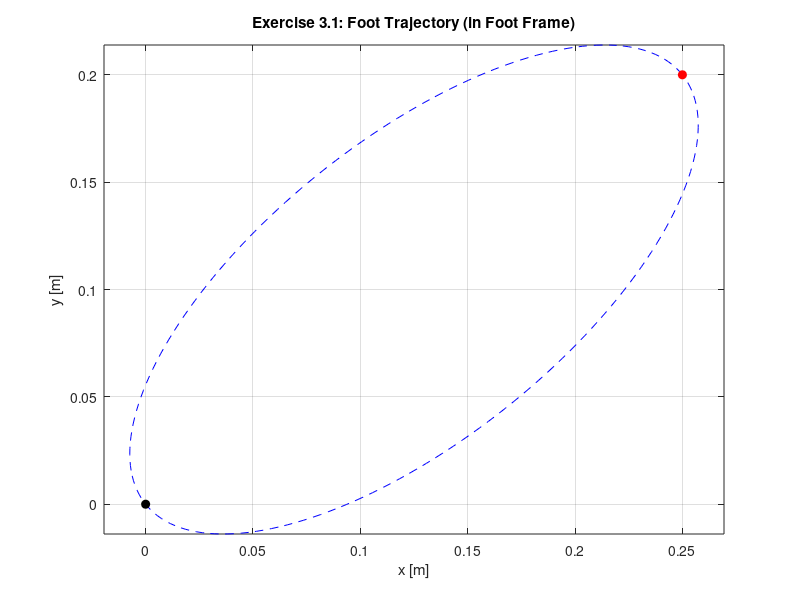

MATLAB code for this plot: (Note: this script raises an error after producing the figure.)
clear all; close all; clc;
addpath('../Industrial_Robotics_Library/'); %清空命令行窗口并添加路径

%对第一问的分析
L1 = 0.3;%Upper leg，单位是米
L2 = 0.4;%Lower leg
L0 = 0.4;%CoM到Joint 1的距离
%建立{S}、{F}、端点三个坐标系之间的平移关系
p_J1_S = [L0; 0; 0];% 关节1在空间坐标系{S}中的位置
p_J1_F = [0; 0.5; 0];% 关节1在足端坐标系{F}中的位置
p_F_J1 = -p_J1_F;%足端原点在关节1坐标系中的位置

S1 = [0; 0; 1; cross(-[0;0;1], [L0; 0; 0])];       % Joint 1 Screw
S2 = [0; 0; 1; cross(-[0;0;1], [L0+L1; 0; 0])];    % Joint 2 Screw
Slist = [S1, S2];

%椭圆轨迹的相关参数
x1 = 0; y1 = 0;%{F}坐标系中的轨迹起点
x2 = 0.25; y2 = 0.2;%{F}坐标系中的轨迹终点
e = 0.9;%该椭圆的偏心率
%对相关的参数进行计算，如半长轴等
dist = sqrt((x2-x1)^2 + (y2-y1)^2);%起点到终点的直线距离
a = dist / 2;%椭圆半长轴
b = a * sqrt(1 - e^2);%椭圆半短轴
w = atan2(y2-y1, x2-x1);%相对于X轴的旋转角
%输出计算后的结果
fprintf('a = %.4f, b = %.4f, w = %.4f rad\n', a, b, w);

%对椭圆的轨迹参数方程进行定义 
% (beta from pi to 0)
% Returns position relative to {F} origin
get_traj = @(beta) [(x1+x2)/2 + a*cos(beta)*cos(w) - b*sin(beta)*sin(w);(y1+y2)/2 + a*cos(beta)*sin(w) + b*sin(beta)*cos(w);0]; 
%椭圆在平面运动，所以x坐标(x1+x2)/2 + a*cos(beta)*cos(w) - b*sin(beta)*sin(w)
%Y坐标(y1+y2)/2 + a*cos(beta)*sin(w) + b*sin(beta)*cos(w)
%z坐标=0

% 绘制foot的轨迹
beta_plot = linspace(0, 2*pi, 200);%参数点200，数量可调
traj_points = zeros(3, length(beta_plot));
for i = 1:length(beta_plot)
    traj_points(:,i) = get_traj(beta_plot(i));
end

figure(1); %对图片进行设置
plot(traj_points(1,:), traj_points(2,:), 'b--'); hold on;
plot(x1, y1, 'ko', 'MarkerFaceColor', 'k'); text(x1, y1-0.05, 'Start');
plot(x2, y2, 'ro', 'MarkerFaceColor', 'r'); text(x2, y2+0.05, 'End');
axis equal; grid on;
title('Exercise 3.1: Foot Trajectory (in Foot Frame)');
xlabel('x [m]'); ylabel('y [m]');%设置单位

%2. Analytical Inverse Kinematics (3.2)
fprintf('\n3.2 Analytical IK\n');

% 起点和终点在{F}坐标系中的表示
P1_F = [x1; y1; 0];% Start position in {F}
P2_F = [x2; y2; 0];% End position in {F}
%转换到关节1的坐标系{J1}
P1_J1 = P1_F + p_F_J1;% in {J1}
P2_J1 = P2_F + p_F_J1;% in {J1}

% 数值解析方法求解逆运动学，暂未在library找到相关公式，定义一个新公式：
%function theta = analytical_IK(x, y, L1, L2)
theta_start = IK_2R_IKinBody(P1_J1(1), P1_J1(2), L1, L2);
theta_end = IK_2R_IKinBody(P2_J1(1), P2_J1(2), L1, L2);

%输出结果
fprintf('Configuration 1 (Start): x=%.2f, y=%.2f theta1=%.2f deg, theta2=%.2f deg\n', ...
    P1_J1(1), P1_J1(2), rad2deg(theta_start(1)), rad2deg(theta_start(2)));
fprintf('Configuration 2 (End):   x=%.2f, y=%.2f theta1=%.2f deg, theta2=%.2f deg\n', ...
    P2_J1(1), P2_J1(2), rad2deg(theta_end(1)), rad2deg(theta_end(2)));

%3. Velocity Search and Simulation(3.3, 3.4, 3.5)
fprintf('\n3.3 & 3.4 Numerical IK and Velocity Check\n');

theta_dot_max_limit = 5.0; % 关节最大允许的角速度约束[rad/s]
beta_dot_3 = 1.0;      %使用第3问中的数据 [rad/s]

%历史数据存储结构体
history.time = [];%用于存储方针时间序列
history.pos_S = [];% Foot position in Space Frame空间框架中的足部位置
history.theta = [];% Joint angles关节角度
history.vel_foot = [];% Foot Cartesian Velocity脚笛卡尔速度
history.vel_joint = [];% Joint Velocities关节速度

found_valid_beta_dot = false;%是否找到满足约束的beta_dot
beta_dot = beta_dot_3;%初始化beta_dot为beta_dot_3

while ~found_valid_beta_dot%若当前beta_dot不满足约束，就持续搜索
    dt = 0.02; %仿真时间步长
    T_total = pi / beta_dot; %轨迹总时间，由 beta 从 π 变化到 0 决定
    time = 0:dt:T_total;%时间序列
    
    max_q_vel = 0;%记录最大关节速度
    valid_run = true;
    
    for i = 1:length(time)
        t = time(i);% 当前仿真时刻
        beta = pi - beta_dot * t; % 当前椭圆轨迹参数 beta（线性随时间变化）
        
        %期望位置和速度
        p_d_F = get_traj(beta);% 当前时刻足端在 {F} 坐标系中的期望位置
        p_d_J1 = p_d_F + p_F_J1;%转换到关节1坐标系
        
        %由椭圆导数求笛卡尔速度（链式法则）
        dx_dbeta = -a*sin(beta)*cos(w) - b*cos(beta)*sin(w);%x速度
        dy_dbeta = -a*sin(beta)*sin(w) + b*cos(beta)*cos(w);%y速度
        v_d_J1 = [dx_dbeta; dy_dbeta] * (-beta_dot);%求导（链式法则）

        p_d_S = p_d_J1 + p_J1_S;% 转换到空间坐标系 {S}        
        % Inverse Kinematics，使用函数function theta = analytical_IK(x, y, L1, L2)
        % 使用忽略姿态约束的数值解法
        % 注意：我们需要传入空间坐标系下的目标点 p_d_S，而不是 p_d_J1
        % 并且需要传入 Slist, M 和一个初始猜测 theta_curr
        if i == 1
            theta_guess = [0; -0.5]; % 初始猜测
        else
            theta_guess = history.theta(:, end); % 使用上一步的结果作为猜测
        end
        
        % 调用新函数
        theta_sol = NumericalIK_PositionOnly(Slist, M, p_d_S, theta_guess);      
        %速度计算
        v_cart_F = [dx_dbeta; dy_dbeta; 0] * (-beta_dot);% 足端在 {F} 中的线速度

        % 当前足端位置对应的关节角，暂未在library找到相关公式，
        % 使用定义的新公式：analytical_IK
        theta_curr = IK_2R_IKinBody(p_d_J1(1), p_d_J1(2), L1, L2);
        
        %计算二维 2R 机械臂的雅可比矩阵，为方便计算，此处定义一个新公式
        J = JacobianSpace(Slist, theta_curr);
        q_dot = J(4:6, :) \ v_cart_F;
        
        % 检查奇点
        if cond(J) > 1e4%若雅可比矩阵条件数过大，接近奇异
            valid_run = false;
            break;
        end
        
        % Check max velocity constraint
        current_max_vel = max(abs(q_dot));
        if current_max_vel > max_q_vel
            max_q_vel = current_max_vel;
        end
        
        if current_max_vel > theta_dot_max_limit
            %若超过关节速度限制，则判定失败
            valid_run = false;
            break;
        end
    end
    
    fprintf('Testing beta_dot = %.2f rad/s Max Joint Vel = %.2f rad/s\n', ...
        beta_dot, max_q_vel);
    % 输出当前 beta_dot 的测试结果
    if valid_run
        found_valid_beta_dot = true;
        fprintf('SUCCESS beta_dot = %.2f satisfies constraints.\n', beta_dot);
    else
        % 若失败，则减小 beta_dot 重新测试
        beta_dot = beta_dot * 0.8;
    end
end

%4.完整轨迹生成与可视化
dt = 0.02;%仿真时间步长 
T_total = pi / beta_dot;%总轨迹时间
time = 0:dt:T_total;%时间序列

% Define Screw Axes for Home Config (Horizontal Extension)
% J1 at (L0,0), J2 at (L0+L1,0). Rot axes = Z (0,0,1).
S1 = [0; 0; 1; cross(-[0;0;1], [L0; 0; 0])];       % [0 0 1 0 -L0 0]
%第一关节的空间螺旋轴
S2 = [0; 0; 1; cross(-[0;0;1], [L0+L1; 0; 0])];    % [0 0 1 0 -(L0+L1) 0]
% 第二关节的空间螺旋轴
Slist = [S1, S2];% 构造螺旋轴矩阵，用于空间雅可比计算

for i = 1:length(time)
    t = time(i);
    beta = pi - beta_dot * t;%当前轨迹参数
    
    %位置
    p_d_F = get_traj(beta);% 足端在 {F} 坐标系中的位置
    p_d_J1 = p_d_F + p_F_J1;% 转换到 {J1}
    p_d_S = p_d_J1 + p_J1_S;% 转换到空间坐标系 {S}
    
    % Inverse Kinematics，使用函数function theta = analytical_IK(x, y, L1, L2)
    theta_sol = IK_2R_IKinBody(p_d_J1(1), p_d_J1(2), L1, L2);
    
    %速度计算
    dx_dbeta = -a*sin(beta)*cos(w) - b*cos(beta)*sin(w);
    dy_dbeta = -a*sin(beta)*sin(w) + b*cos(beta)*cos(w);
    v_cart_F = [dx_dbeta; dy_dbeta; 0] * (-beta_dot);% 足端在 {F} 中的线速度
    
    % Joint Velocity using Library JacobianSpace
    Js = JacobianSpace(Slist, theta_sol);%调用函数
    
    % Extract linear part of Jacobian and solve for joint velocities
    J_linear = Js(4:6, :);% 提取线速度部分的雅可比
    if det(J_linear'*J_linear) < 1e-6
        warning('Near Singularity at t=%.2f', t);
        theta_dot = [0;0];
    else
        theta_dot = pinv(J_linear) * v_cart_F;% 使用伪逆求解关节速度
    end
    
    % Store Data
    history.time = [history.time, t];% 记录时间
    history.pos_S = [history.pos_S, p_d_S];% 记录空间位置
    history.theta = [history.theta, theta_sol];% 记录关节角
    history.vel_foot = [history.vel_foot, v_cart_F];% 记录足端速度
    history.vel_joint = [history.vel_joint, theta_dot];% 记录关节速度
end

fprintf('\nSimulation 1Complete.\n');

%% 5. Results Visualization
% Plot Foot Position and Joint Angles vs Time
figure(2);
subplot(2,1,1);
% 创建 2 行 1 列子图布局，激活第 1 个子图
plot(history.time, history.pos_S(1,:), 'r', 'LineWidth', 1.5); hold on;
% 绘制足端在空间坐标系 {S} 中 x 方向的位置随时间变化（红色曲线）% 保持当前子图，允许叠加绘制
plot(history.time, history.pos_S(2,:), 'b', 'LineWidth', 1.5);
% 绘制足端在空间坐标系 {S} 中 y 方向的位置随时间变化（蓝色曲线）
title('Foot Position w.r.t CoM Frame');
% 设置子图标题：足端相对于质心坐标系的位置变化
legend('x_s', 'y_s'); grid on; xlabel('Time [s]'); ylabel('Position [m]');
% 设置图例，表示空间坐标系下的 x、y 分量

subplot(2,1,2);% 激活第 2 个子图（关节角变化）
plot(history.time, rad2deg(history.theta(1,:)), 'r', 'LineWidth', 1.5); hold on;
% 绘制第一个关节角 theta1 随时间变化（弧度 → 角度）
plot(history.time, rad2deg(history.theta(2,:)), 'b', 'LineWidth', 1.5);
% 绘制第二个关节角 theta2 随时间变化
title('Joint Angles vs Time');
% 设置子图标题：关节角随时间变化
legend('\theta_1', '\theta_2'); grid on; xlabel('Time [s]'); ylabel('Angle [deg]');
% 设置图例，标识两个关节角

%% 3D Visualization (3.5)
figure('Name', 'Exercise 3.5: 3D Leg Trajectory', 'Color', 'w');
% 设置图例，标识两个关节角
hold on; grid on; axis equal;
% 保持绘图、开启网格、设置坐标轴比例一致（防止三维形变）
view(3);
% 设置三维视角
xlabel('X_S [m]'); ylabel('Y_S [m]'); zlabel('Z_S [m]');
title('3D Trajectory and Velocity Vectors');
% 设置三维图标题：轨迹与速度矢量

% Draw Robot Body (Schematic)
plot3([-0.2, 0.6], [0, 0], [0, 0], 'k-', 'LineWidth', 5);
% 使用粗黑线绘制机器人机身示意（沿 X 方向）
text(0, 0, 0.1, 'Body (CoM)');
% 在机身上方标注“Body (CoM)”表示质心位置

% Draw Trajectory
plot3(history.pos_S(1,:), history.pos_S(2,:), history.pos_S(3,:), 'b--', 'LineWidth', 1.5);
% 绘制足端在空间坐标系 {S} 中的三维运动轨迹（蓝色虚线）

% Plot Velocity Vectors at selected points
n_steps = length(history.time);% 仿真总步数
skip = 5; % 每隔 5 个时间步绘制一次速度矢量，减少视觉拥挤

for i = 1:skip:n_steps % 按时间序列循环绘制动画
    q = history.theta(:, i); % 当前时刻的关节角向量 [theta1; theta2]
    pos = history.pos_S(:, i); % 当前时刻足端在空间坐标系中的位置
    vel = history.vel_foot(:, i);% 当前时刻足端的线速度向量
    
    % Forward Kinematics to get joint positions for plotting
    p0 = p_J1_S;% 关节 1 在空间坐标系中的位置
    p1 = p0 + [L1*cos(q(1)); L1*sin(q(1)); 0];%第二关节位置
    p2 = pos; % End effector position
    
    % Plot Links
    h_links = plot3([p0(1) p1(1) p2(1)], [p0(2) p1(2) p2(2)], [0 0 0], 'o-', ...
        'Color', [0.8 0.2 0.2], 'LineWidth', 2, 'MarkerFaceColor', 'k');
    % 绘制两段连杆及关节点

    % Plot Velocity Vector
    h_vel = quiver3(p2(1), p2(2), p2(3), vel(1), vel(2), vel(3), ...
        0.5, 'c', 'LineWidth', 2, 'MaxHeadSize', 0.5);
     %绘制足端速度方向与大小
    drawnow; % 强制 MATLAB 立即刷新图像，实现动画效果
    
    % Clear specific handles for animation effect
    if i < n_steps - skip
        delete(h_links);
        delete(h_vel);
    end
end

%% Helper Functions


function theta = IK_2R_IKinBody(x, y, L1, L2)
% 用 IKinBody 实现 2R 平面机械臂的逆运动学
% 输入:
%   x, y : 足端在 {J1} 坐标系下的位置
% 输出:
%   theta = [theta1; theta2]

    % ===== 1. 构造目标位姿 T_sd =====
    % 平面问题，不关心姿态，固定为单位旋转
    R = eye(3);
    p = [x; y; 0];
    T_sd = [R, p;
            0 0 0 1];

    % ===== 2. Home configuration M =====
    % theta1 = theta2 = 0 时，末端在 (L1+L2, 0)
    M = [eye(3), [L1+L2; 0; 0];
         0 0 0 1];

    % ===== 3. Body screw axes =====
    % 关节轴均为 z 轴
    % Body frame 在末端
    B1 = [0; 0; 1; 0;  L1+L2; 0];
    B2 = [0; 0; 1; 0;      L2; 0];
    Blist = [B1, B2];

    % ===== 4. 初始猜测（控制膝盖方向）=====
    % 对应你 analytical_IK 中的 “knee-backward”
    thetalist0 = [0.1; -0.5];

    % ===== 5. 误差容限 =====
    eomg = 1e-4;
    ev   = 1e-4;

    % ===== 6. 调用 IKinBody =====
    [theta, success] = IKinBody(Blist, M, T_sd, thetalist0, eomg, ev);

    if ~success
        warning('IKinBody failed to converge');
        theta = [NaN; NaN];
    end
end

function theta = NumericalIK_PositionOnly(Slist, M, p_target, theta0)
    % 这是一个只针对位置 (x,y,z) 的数值逆运动学求解器
    % 它可以替代 IKinBody，用于自由度不足 (Under-actuated) 的机器人
    
    theta = theta0;
    tol = 1e-4;      % 误差容限
    max_iter = 20;   % 最大迭代次数
    
    for i = 1:max_iter
        % 1. 计算正运动学，获取当前末端位置
        T_curr = FKinSpace(M, Slist, theta);
        p_curr = T_curr(1:3, 4); % 提取当前位置
        
        % 2. 计算位置误差
        err = p_target - p_curr;
        if norm(err) < tol
            return; % 误差足够小，收敛
        end
        
        % 3. 计算雅可比矩阵
        Js = JacobianSpace(Slist, theta);
        J_pos = Js(4:6, :); % 只取雅可比矩阵的线速度部分 (后三行)
        
        % 4. 牛顿-拉夫森迭代: q_new = q + pinv(J) * error
        theta = theta + pinv(J_pos) * err;
    end
end